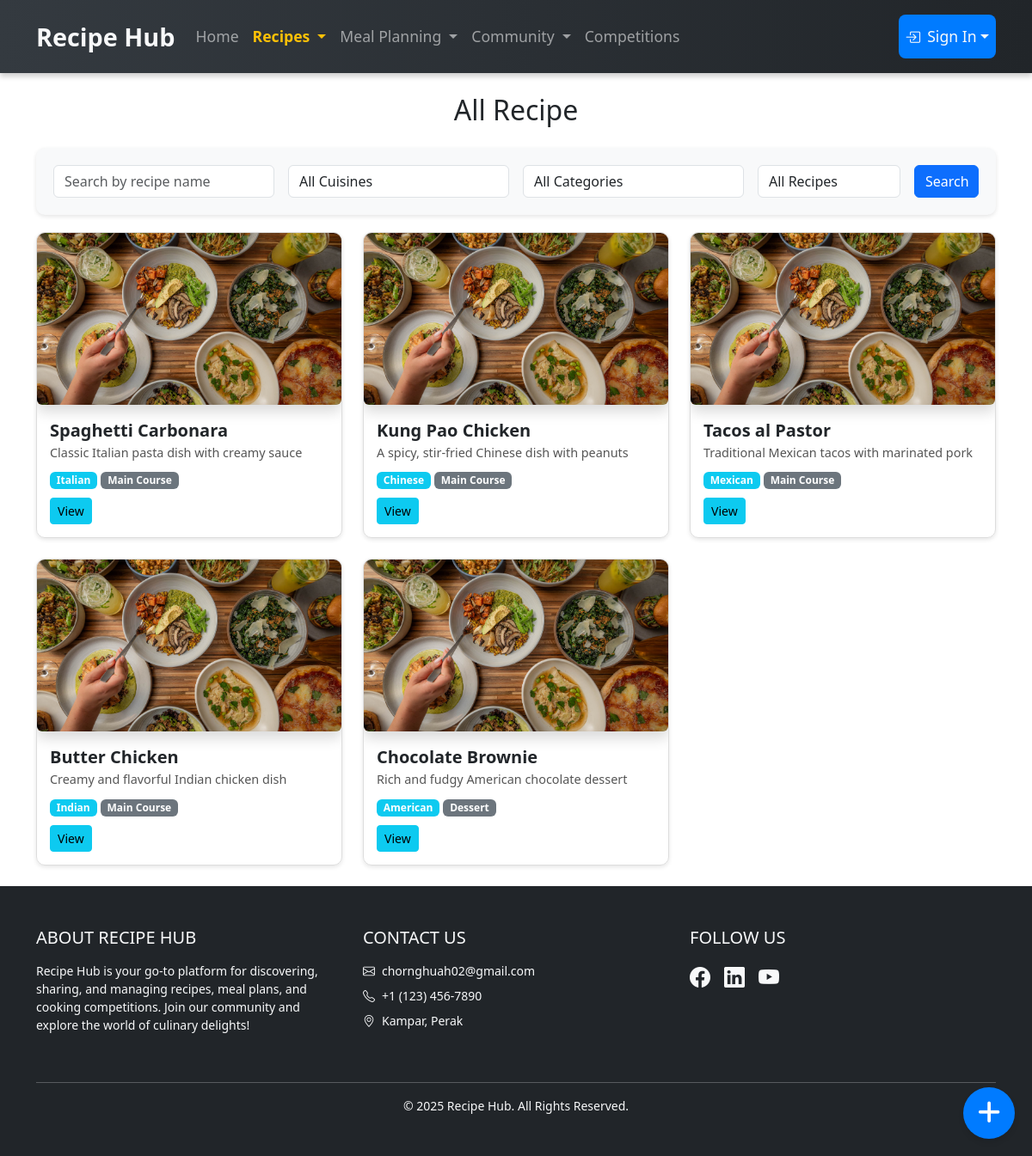
/recipe_management_module/recipe_user.php, run on the app's committed database.
### tables this page shows
CREATE TABLE Recipe (
    recipe_id INT AUTO_INCREMENT PRIMARY KEY,
    user_id INT NOT NULL,
    cuisine_id INT,
    category_id INT,
    title VARCHAR(100) NOT NULL,
    description TEXT NOT NULL,
    prep_time TIME NOT NULL,
    cook_time TIME NOT NULL,
    servings INT NOT NULL,
    spicy BOOLEAN NOT NULL DEFAULT FALSE,
    image_path VARCHAR(255),
    created_at TIMESTAMP DEFAULT CURRENT_TIMESTAMP,
    updated_at TIMESTAMP DEFAULT CURRENT_TIMESTAMP ON UPDATE CURRENT_TIMESTAMP,
    FOREIGN KEY (user_id) REFERENCES User(user_id) ON DELETE CASCADE,
    FOREIGN KEY (cuisine_id) REFERENCES Cuisine(cuisine_id) ON DELETE SET NULL,
    FOREIGN KEY (category_id) REFERENCES Category(category_id) ON DELETE SET NULL
);

CREATE TABLE Cuisine (
    cuisine_id INT AUTO_INCREMENT PRIMARY KEY,
    cuisine_name VARCHAR(50) NOT NULL
);

CREATE TABLE Category (
    category_id INT AUTO_INCREMENT PRIMARY KEY,
    category_name VARCHAR(50) NOT NULL
);

### recipe_management_module/recipe_user.php (the view, shortened to what this page needs)
<?php
require '../user_module/database.php';
$sql = "SELECT r.recipe_id, r.title, r.description, c.cuisine_name, cat.category_name, r.user_id, r.image_path
        FROM Recipe r
        LEFT JOIN Cuisine c ON r.cuisine_id = c.cuisine_id
        LEFT JOIN Category cat ON r.category_id = cat.category_id";
$result = $con->query($sql);
?>
<!DOCTYPE html>
<html lang="en">
<head>
    <link href="https://cdn.jsdelivr.net/npm/bootstrap@5.3.2/dist/css/bootstrap.min.css" rel="stylesheet">
    <link href="https://cdnjs.cloudflare.com/ajax/libs/font-awesome/6.0.0-beta3/css/all.min.css" rel="stylesheet">
</head>
<body>
    <?php include("../navbar.php"); ?>
    <div class="container mt-4">
        <h2 class="mb-4 text-center">All Recipe</h2>
        <div class="filter-box">
            <form id="searchForm">
                <div class="row g-3">
                    <div class="col-md-3">
                        <input type="text" class="form-control" id="searchTitle" placeholder="Search by recipe name">
                    </div>
                    <div class="col-md-3">
                        <select class="form-control" id="filterCuisine">
                            <option value="">All Cuisines</option>
                        </select>
                    </div>
                    <div class="col-md-3">
                        <select class="form-control" id="filterCategory">
                            <option value="">All Categories</option>
                        </select>
                    </div>
                    <div class="col-md-2">
                        <select class="form-control" id="filterOwnership">
                            <option value="all">All Recipes</option>
                        </select>
                    </div>
                    <div class="col-md-1">
                        <button type="button" class="btn btn-primary w-100" onclick="searchRecipes()">Search</button>
                    </div>
                </div>
            </form>
        </div>
        <div class="row g-4">
            <?php while ($row = $result->fetch_assoc()) { ?>
                <div class="col-md-4">
                    <div class="recipe-card">
                        <img src="<?php echo file_exists($row['image_path']) && !empty($row['image_path']) ? htmlspecialchars($row['image_path']) : 'default-image.jpg'; ?>"
                            alt="Recipe Image"
                            class="img-fluid rounded shadow"
                            style="width: 100%; height: 200px; object-fit: cover;">
                        <div class="recipe-card-body">
                            <div class="recipe-title"><?php echo htmlspecialchars($row['title']); ?></div>
                            <div class="recipe-description" title="<?php echo htmlspecialchars($row['description']); ?>">
                                <?php
                                echo htmlspecialchars(mb_strimwidth($row['description'], 0, 50, '...'));
                                ?>
                            </div>
                            <div class="recipe-meta mt-2">
                                <span class="badge bg-info"><?php echo htmlspecialchars($row['cuisine_name']); ?></span>
                                <span class="badge bg-secondary"><?php echo htmlspecialchars($row['category_name']); ?></span>
                            </div>
                            <div class="recipe-actions">
                                <button class="btn btn-info btn-sm" data-bs-toggle="modal" data-bs-target="#viewModal"
                                    onclick="loadRecipeDetails(<?php echo $row['recipe_id']; ?>)">View</button>
                            </div>
                        </div>
                    </div>
                </div>
            <?php } ?>
        </div>
    </div>
    <br>
    <a href="add_recipe.php" class="btn btn-primary rounded-circle add-recipe-btn">
        <i class="fas fa-plus fa-lg"></i>
    </a>
    <?php include '../footer.php'; ?>
</body>
</html>

### recipe_management_module/recipe_user.php (style rules this page uses)
.filter-box { background-color: #f8f9fa; padding: 20px; border-radius: 10px; box-shadow: 0 2px 5px rgba(0, 0, 0, 0.1); margin-bottom: 20px; }
.recipe-card { border: 1px solid #ddd; border-radius: 10px; overflow: hidden; box-shadow: 0 2px 5px rgba(0, 0, 0, 0.1); transition: transform 0.2s; }
.recipe-card img { width: 100%; height: 200px; object-fit: cover; }
.recipe-card-body { padding: 15px; }
.recipe-title { font-size: 1.25rem; font-weight: bold; }
.recipe-description { font-size: 0.9rem; color: #555; }
.recipe-actions { margin-top: 10px; }
.add-recipe-btn { position: fixed; bottom: 20px; right: 20px; width: 60px; height: 60px; display: flex; justify-content: center; align-items: center; font-size: 24px; color: #fff; background-color: #007bff; border: none; box-shadow: 0 4px 6px rgba(0, 0, 0, 0.1); z-index: 1000; transition: background-color 0.3s ease; }

### navbar.php (style rules this page uses)
html { overflow-y: scroll; }

### data on the page
recipe: image_path (picture), title "Spaghetti Carbonara", description "Classic Italian pasta dish with creamy sauce", cuisine.cuisine_name "Italian", category.category_name "Main Course"
recipe: image_path (picture), title "Kung Pao Chicken", description "A spicy, stir-fried Chinese dish with peanuts", cuisine.cuisine_name "Chinese", category.category_name "Main Course"
recipe: image_path (picture), title "Tacos al Pastor", description "Traditional Mexican tacos with marinated pork", cuisine.cuisine_name "Mexican", category.category_name "Main Course"
recipe: image_path (picture), title "Butter Chicken", description "Creamy and flavorful Indian chicken dish", cuisine.cuisine_name "Indian", category.category_name "Main Course"
recipe: image_path (picture), title "Chocolate Brownie", description "Rich and fudgy American chocolate dessert", cuisine.cuisine_name "American", category.category_name "Dessert"
